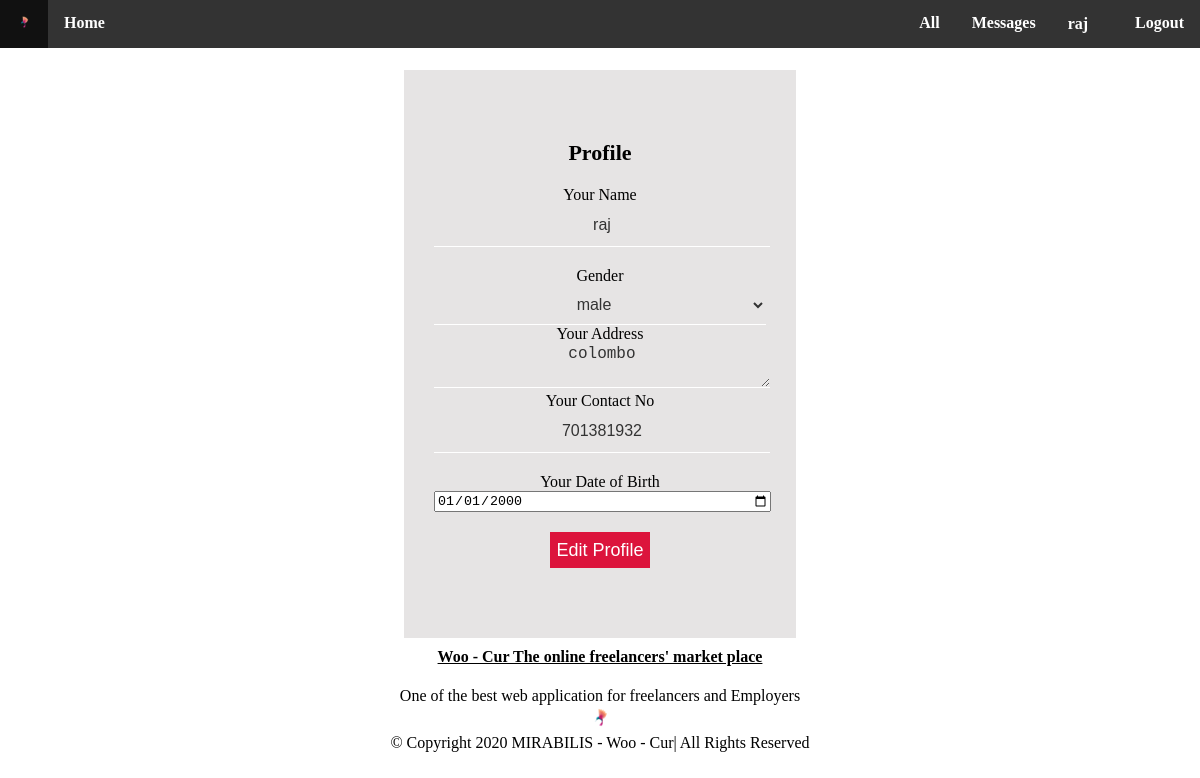
The page /ceditprofile.php?cid=2 (signed in) on the database its author committed.
### tables this page shows
CREATE TABLE IF NOT EXISTS `user` (
  `id` int(11) NOT NULL AUTO_INCREMENT,
  `name` varchar(255) NOT NULL,
  `password` varchar(255) NOT NULL,
  `address` varchar(255) NOT NULL,
  `email` varchar(255) NOT NULL,
  `contact` varchar(255) NOT NULL,
  `dob` date NOT NULL,
  `gender` varchar(255) NOT NULL,
  `usertype` varchar(255) NOT NULL,
  `photo` varchar(255) NOT NULL,
  `verification` tinyint(4) NOT NULL,
  `cv` varchar(255) NOT NULL,
  `identy` varchar(255) NOT NULL,
  PRIMARY KEY (`id`)
);

### ceditprofile.php (the view, shortened to what this page needs)
<!DOCTYPE html>
<?php
require("include/db.php");
if(empty($_GET['cid'])) {
    $cid = 0;
}
else {
    $cid = $_GET['cid'];
    $result = $mysqli->query("SELECT * FROM `user` WHERE `id` = $cid");
    if($result && $result->num_rows) {
        $row = $result->fetch_assoc();
    }
    else {
        $cid = 0;
    }
}
$uid = $_SESSION['USER_ID'];
$user = $mysqli->query("SELECT * FROM user WHERE `id` = $uid");
$userrow = $user->fetch_assoc();
?>
<html lang="en-us">
	<head>
		<link rel="stylesheet" href="css/ceditprofile.css">
	</head>
	<body id="body" class="body">
			<div class="navbar" id="navbar">
			<ul class="menu" id="menu">
				<li><a href="client.php"><img src="icons/k4.ico" alt=""></a></li>
				<li><a href="client.php#body">Home</a></li>
				<li class="navspace"><a href="include/logout.php">Logout</a></li>
				<li class="navspace"><a href="ceditprofile.php?cid=<?=$uid?>"><?=$userrow['name']?><img src="img/user-2.png" style="width:15px; height:15px;"></a></li>
				<li class="navspace"><a href="message.php">Messages</a></li>
				<li class="dropdown">
				<a href="" class="dropbtn">All</a>
				</li>
			</ul>
			</div>
		<div class="home" id="home">
		<div id="index" class="index"><br>
			<div class="box">
				<form id="profileForm" action="include/update-cprofile.php" method="post" novalidate enctype="multipart/form-data">
					<h3>Profile</h3>
					<div>
						<div>
							<label for="name">Your Name</label>
							<input type="text" id="name" name="name" placeholder="Your Name" required value="<?=@$row['name']?>">
						</div>
					</div>
					<div>
						<div>
							<label for="name">Gender</label>
							<select id="gender" name="gender" required>
								<option value="male" <?=@($row['gender']=='male')?'selected':''?>>male</option>
							</select>
						</div>
					</div>
					<div>
						<div>
							<label for="name">Your Address</label>
							<textarea id="address" name="address" placeholder="Your Address" required rows="3"><?=@$row['address']?></textarea>
						</div>
					</div>
					<div>
						<div>
							<label for="name">Your Contact No</label>
							<input type="text" id="contact" name="contact" placeholder="Contact No" required value="<?=@$row['contact']?>">
						</div>
					</div>
					<div>
						<div>
							<label for="name">Your Date of Birth</label>
							<input type="date" id="dob" name="dob" placeholder="" required value="<?=@$row['dob']?>">
						</div>
					</div>
					<div>
						<div>
							<button type="submit" id="postBtn">Edit Profile</button>
						</div>
					</div>
				</form>
			</div>
        </div>
        </div>
	<div class="footer" id="footer">
	<h4><a href="#body">Woo - Cur The online freelancers' market place</a></h4>
	<p>One of the best web application for freelancers and Employers<br>
	<a href="#body"><img src="icons/k3.ico" alt="Woocur" /></a>
	<br>&copy; Copyright 2020  MIRABILIS - Woo - Cur| All Rights Reserved</p>
	</div>
	</body>
</html>

### css/ceditprofile.css (style rules this page uses)
#body { margin-bottom:0px; margin-top:0px; margin-left:0px; margin-right:0px; width:100%; height:auto; background-image:url(../img/portfolio-3.jpg); background-size:100% 100%; }
.home { width:98%; left:1%; right:1%; text-align:center; position:relative; top:52px; height:auto; }
.index { width:100%; position:relative; }
.footer { height:120px; position:relative; top:40px; text-align:center; color:black; width:98%; border-radius:0px; left:1%; right:1%; }
.footer a { color:black; }
.footer img { height:25px; width:25px; }
ul { list-style-type:none; margin:0; padding:0; overflow:hidden; background-color:#333; position:fixed; z-index:7; top:0; width:100%; }
li { float:left; font-weight:bold; }
li.navspace { float:right; }
li a { display:block; color:white; text-align:center; padding:14px 16px; text-decoration:none; }
.dropbtn { display: inline-block; color: white; text-align: center; padding: 14px 16px; text-decoration: none; }
.dropdown { float:right; }
li.dropdown { display: inline-block; }
.box { width: 33.3333%; height:auto; background:#cfcccc85; color: black; position: relative; left: 33.3333%; box-sizing:border-box; padding: 70px 30px; font-family:cambria; }
h3 { margin: 0; padding: 0 0 20px; text-align: center; font-size: 22px; }
.box input { width:100%; margin-bottom:20px; }
.box input[type="text"] { border:none; border-bottom: 1px solid #fff; background: transparent; outline: none; height: 40px; color: #333; font-size: 16px; text-align:center; }
.box select { border:none; border-bottom: 1px solid #fff; background: transparent; outline: none; height: 40px; color: #333; font-size: 16px; width:100%; text-align:center; }
textarea { border:none; border-bottom: 1px solid #fff; background: transparent; outline: none; height: 40px; color: #333; font-size: 16px; width:100%; text-align:center; }
.box button[type="submit"] { border:none; outline: none; height: 36px; background: #dc143c; color: #fff; font-size:18px; border-radius: 0px; text-align:center; }

### rows shown on the page
user: name "raj", gender "male", address "colombo", contact "701381932", dob "01/01/2000"
